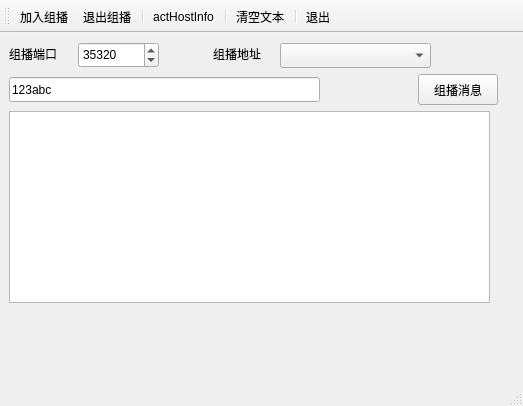
<?xml version="1.0" encoding="UTF-8"?>
<ui version="4.0">
 <class>MainWindow</class>
 <widget class="QMainWindow" name="MainWindow">
  <property name="geometry">
   <rect>
    <x>0</x>
    <y>0</y>
    <width>523</width>
    <height>406</height>
   </rect>
  </property>
  <property name="windowTitle">
   <string>MainWindow</string>
  </property>
  <widget class="QWidget" name="centralWidget">
   <widget class="QLabel" name="label">
    <property name="geometry">
     <rect>
      <x>9</x>
      <y>9</y>
      <width>60</width>
      <height>23</height>
     </rect>
    </property>
    <property name="text">
     <string>组播端口</string>
    </property>
   </widget>
   <widget class="QComboBox" name="comboIP">
    <property name="geometry">
     <rect>
      <x>280</x>
      <y>10</y>
      <width>151</width>
      <height>25</height>
     </rect>
    </property>
   </widget>
   <widget class="QPlainTextEdit" name="plainTextEdit">
    <property name="geometry">
     <rect>
      <x>9</x>
      <y>78</y>
      <width>481</width>
      <height>192</height>
     </rect>
    </property>
   </widget>
   <widget class="QSpinBox" name="spinPort">
    <property name="geometry">
     <rect>
      <x>78</x>
      <y>9</y>
      <width>81</width>
      <height>26</height>
     </rect>
    </property>
    <property name="maximum">
     <number>100000</number>
    </property>
    <property name="value">
     <number>35320</number>
    </property>
   </widget>
   <widget class="QLabel" name="label_2">
    <property name="geometry">
     <rect>
      <x>213</x>
      <y>9</y>
      <width>60</width>
      <height>23</height>
     </rect>
    </property>
    <property name="text">
     <string>组播地址</string>
    </property>
   </widget>
   <widget class="QLineEdit" name="editMsg">
    <property name="geometry">
     <rect>
      <x>9</x>
      <y>44</y>
      <width>311</width>
      <height>25</height>
     </rect>
    </property>
    <property name="text">
     <string>123abc</string>
    </property>
   </widget>
   <widget class="QPushButton" name="pushButton">
    <property name="geometry">
     <rect>
      <x>418</x>
      <y>41</y>
      <width>80</width>
      <height>31</height>
     </rect>
    </property>
    <property name="text">
     <string>组播消息</string>
    </property>
   </widget>
  </widget>
  <widget class="QMenuBar" name="menuBar">
   <property name="geometry">
    <rect>
     <x>0</x>
     <y>0</y>
     <width>523</width>
     <height>22</height>
    </rect>
   </property>
  </widget>
  <widget class="QToolBar" name="mainToolBar">
   <property name="toolButtonStyle">
    <enum>Qt::ToolButtonTextUnderIcon</enum>
   </property>
   <attribute name="toolBarArea">
    <enum>TopToolBarArea</enum>
   </attribute>
   <attribute name="toolBarBreak">
    <bool>false</bool>
   </attribute>
   <addaction name="actStart"/>
   <addaction name="actStop"/>
   <addaction name="separator"/>
   <addaction name="actHostInfo"/>
   <addaction name="separator"/>
   <addaction name="actClear"/>
   <addaction name="separator"/>
   <addaction name="actQuit"/>
  </widget>
  <widget class="QStatusBar" name="statusBar"/>
  <action name="actStart">
   <property name="icon">
    <iconset resource="res.qrc">
     <normaloff>:/images/images/620.bmp</normaloff>:/images/images/620.bmp</iconset>
   </property>
   <property name="text">
    <string>加入组播</string>
   </property>
  </action>
  <action name="actStop">
   <property name="icon">
    <iconset resource="res.qrc">
     <normaloff>:/images/images/624.bmp</normaloff>:/images/images/624.bmp</iconset>
   </property>
   <property name="text">
    <string>退出组播</string>
   </property>
  </action>
  <action name="actClear">
   <property name="icon">
    <iconset resource="res.qrc">
     <normaloff>:/images/images/212.bmp</normaloff>:/images/images/212.bmp</iconset>
   </property>
   <property name="text">
    <string>清空文本</string>
   </property>
  </action>
  <action name="actQuit">
   <property name="icon">
    <iconset resource="res.qrc">
     <normaloff>:/images/images/132.bmp</normaloff>:/images/images/132.bmp</iconset>
   </property>
   <property name="text">
    <string>退出</string>
   </property>
  </action>
  <action name="actHostInfo">
   <property name="icon">
    <iconset resource="res.qrc">
     <normaloff>:/images/images/110.JPG</normaloff>:/images/images/110.JPG</iconset>
   </property>
   <property name="text">
    <string>actHostInfo</string>
   </property>
  </action>
 </widget>
 <layoutdefault spacing="6" margin="11"/>
 <resources>
  <include location="res.qrc"/>
 </resources>
 <connections>
  <connection>
   <sender>actQuit</sender>
   <signal>triggered()</signal>
   <receiver>MainWindow</receiver>
   <slot>close()</slot>
   <hints>
    <hint type="sourcelabel">
     <x>-1</x>
     <y>-1</y>
    </hint>
    <hint type="destinationlabel">
     <x>261</x>
     <y>202</y>
    </hint>
   </hints>
  </connection>
  <connection>
   <sender>actClear</sender>
   <signal>triggered()</signal>
   <receiver>plainTextEdit</receiver>
   <slot>clear()</slot>
   <hints>
    <hint type="sourcelabel">
     <x>-1</x>
     <y>-1</y>
    </hint>
    <hint type="destinationlabel">
     <x>101</x>
     <y>202</y>
    </hint>
   </hints>
  </connection>
 </connections>
</ui>
